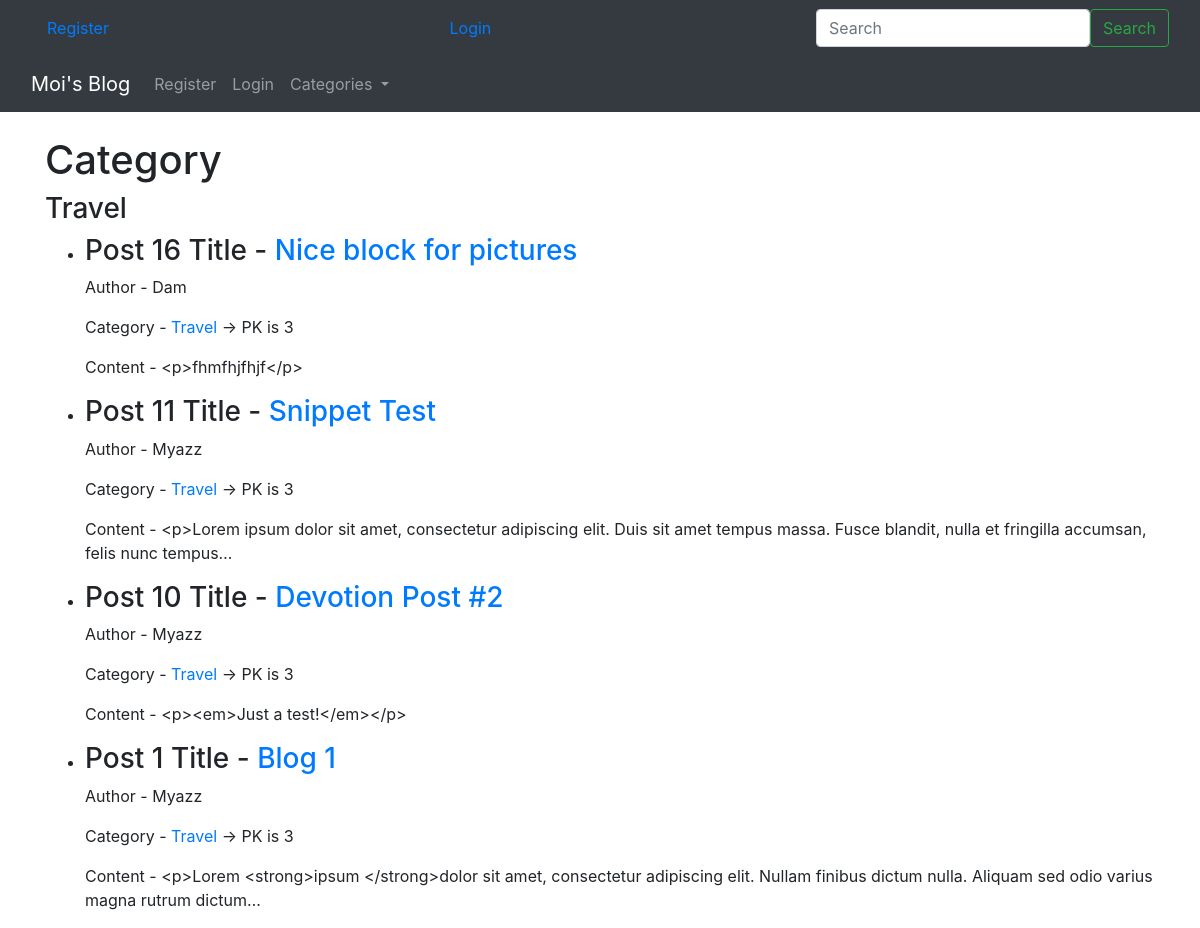
Screenshot of /category/3/ with the database file from the repository.
### blog/models.py (models this page shows, shortened)
class Category(models.Model):
    name = models.CharField(max_length=100, unique=True)
    def __str__(self):
        return f'{self.name.title()}'
    class Meta:
        verbose_name = "Category"
        verbose_name_plural = "Categories"

class Post(models.Model):
    title = models.CharField(max_length=100)
    header_image = models.ImageField(null=True, blank=True, upload_to='images/')
    title_tag = models.CharField(max_length=100, default="Moi's Blog!")
    category = models.ForeignKey(Category, on_delete=models.SET_NULL, blank=True, null=True, related_name='categories')
    author = models.ForeignKey(User, on_delete=models.CASCADE)
    content = RichTextField(blank=True, null=True)
    snippet = models.CharField(max_length=255)
    date_posted = models.DateTimeField(default=timezone.now)
    likes = models.ManyToManyField(User, related_name='blog_posts')

### blog/views.py (the view)
# urls.py: path('category/<int:pk>/', post_by_category_list_view, name='category'),
def post_by_category_list_view(request, pk):
    try:
        category = Category.objects.get(pk=pk)
        category_posts = Post.objects.filter(category=category).order_by('-date_posted')
        category_menu = Category.objects.all()
        context = {
            'category': category,
            'category_posts': category_posts,
            'category_menu': category_menu,
        }
    except Exception:
        context = {
            'category': '404 error, this page does not exist!',
        }
    return render(request, 'blog/post_by_category.html', context)

### templates/blog/post_by_category.html (shortened to what this page needs)
{% extends 'base.html' %}
{% block content %}
    {% if  category_posts and category%}
        <h1>Category</h1>
        <h3>{{ category|title }}</h3>
        <ul>
            {% for post in category_posts %}
                <li>
                    <h3>Post {{ post.pk }} Title - <a href="{% url 'post-detail' post.pk %}">{{ post.title }}</a></h3>
                </li>
                <p>Author - {{ post.author|title }}</p>
                <p>Category - <a href="{% url 'category' post.category.pk %}">{{ post.category }}</a> -> PK is {{ post.category.pk }}</p>
                <p>Content - {{ post.content|truncatechars:150 }}</p>
            {% endfor %}
        </ul>
    {% else %}
        <h3>{{ category|title }}</h3>
    {% endif %}
{% endblock content %}

### templates/base.html (shortened to what this page needs)
{% load static %}
<!doctype html>
<html lang="en">
    <head>
        <link rel="stylesheet" href="https://maxcdn.bootstrapcdn.com/bootstrap/4.0.0/css/bootstrap.min.css">
    </head>
    <body>
        <nav class="navbar navbar-dark bg-dark">
            <div class="container-fluid">
                {% if user.is_authenticated %}
                    <a class="navbar-brand" href="{% url 'blog-home' %}">Moi's Blog</a>
                    <a class="nav-link active" aria-current="page" href="{% url 'blog-home' %}">Home</a>
                    <a class="nav-link" href="{% url 'add-post' %}">Add Post</a>
                    <a class="nav-link" href="{% url 'add-category' %}">Add Category</a>
                    <a class="nav-link" href="{% url 'edit-profile' %}">Edit Profile</a>
                    <a class="nav-link" href="{% url 'logout' %}">Logout</a>
                {% else %}
                    <a class="nav-link" href="{% url 'register' %}">Register</a>
                    <a class="nav-link" href="{% url 'login' %}">Login</a>
                {% endif %}
                <form class="d-flex">
                    <input class="form-control me-2" type="search" placeholder="Search" aria-label="Search">
                    <button class="btn btn-outline-success" type="submit">Search</button>
                </form>
            </div>
        </nav>
        <nav class="navbar navbar-expand-lg navbar-dark bg-dark">
            <div class="container-fluid">
                <a class="navbar-brand" href="{% url 'blog-home' %}">Moi's Blog</a>
                <div class="collapse navbar-collapse" id="navbarSupportedContent">
                    <ul class="navbar-nav me-auto mb-2 mb-lg-0">
                        {% if user.is_authenticated %}
                            <li class="nav-item">
                                <a class="nav-link active" aria-current="page" href="{% url 'blog-home' %}">Home</a>
                            </li>
                            <li class="nav-item">
                                <a class="nav-link" href="{% url 'add-post' %}">Add Post</a>
                            </li>
                            <li class="nav-item">
                                <a class="nav-link" href="{% url 'add-category' %}">Add Category</a>
                            </li>
                            <li class="nav-item dropdown">
                                <a class="nav-link dropdown-toggle" href="#" id="navbarDropdown" role="button" data-toggle="dropdown" aria-haspopup="true" aria-expanded="false">
                                  Profile
                                </a>
                                <div class="dropdown-menu" aria-labelledby="navbarDropdown">
                                    <a class="dropdown-item" href="{% url 'edit-profile' %}">Edit Settings</a>
                                    {% if user.profile.id %}
                                        <a class="dropdown-item" href="{% url 'edit-profile-page' user.profile.id %}">Edit Profile</a>
                                        <a class="dropdown-item" href="{% url 'user-profile-page' user.profile.id %}">Show Profile</a>
                                    {% else %}
                                        <a class="dropdown-item" href="{% url 'create-profile-page' %}">Create Profile Page</a>
                                    {% endif %}
                                </div>
                            </li>
                            <li class="nav-item">
                                <a class="nav-link" href="{% url 'logout' %}">Logout</a>
                            </li>
                        {% else %}
                             <li class="nav-item">
                                <a class="nav-link" href="{% url 'register' %}">Register</a>
                            </li>
                            <li class="nav-item">
                                <a class="nav-link" href="{% url 'login' %}">Login</a>
                            </li>
                        {% endif %}
                        {% if category_menu %}
                            <li class="nav-item dropdown">
                                <a class="nav-link dropdown-toggle" href="#" id="navbarDropdown" role="button" data-toggle="dropdown" aria-haspopup="true" aria-expanded="false">
                                  Categories
                                </a>
                              </li>
                        {% endif %}
                    </ul>
                </div>
            </div>
        </nav>
        <div class="container mt-4">
            {% block content %}{% endblock content %}
        </div>
    </body>
</html>

### rows the page displays
Category: name "Travel"
Post: pk "16", title "Nice block for pictures", author "Dam", category "Travel", category.pk "3", content "<p>fhmfhjfhjf</p>"
Post: pk "11", title "Snippet Test", author "Myazz", category "Travel", category.pk "3", content "<p>Lorem ipsum dolor sit amet, consectetur adipiscing elit. Duis sit amet tempus massa. Fusce blandit, nulla et fringilla accumsan, felis nunc tempus…"
Post: pk "10", title "Devotion Post #2", author "Myazz", category "Travel", category.pk "3", content "<p><em>Just a test!</em></p>"
Post: pk "1", title "Blog 1", author "Myazz", category "Travel", category.pk "3", content "<p>Lorem <strong>ipsum </strong>dolor sit amet, consectetur adipiscing elit. Nullam finibus dictum nulla. Aliquam sed odio varius magna rutrum dictum…"
